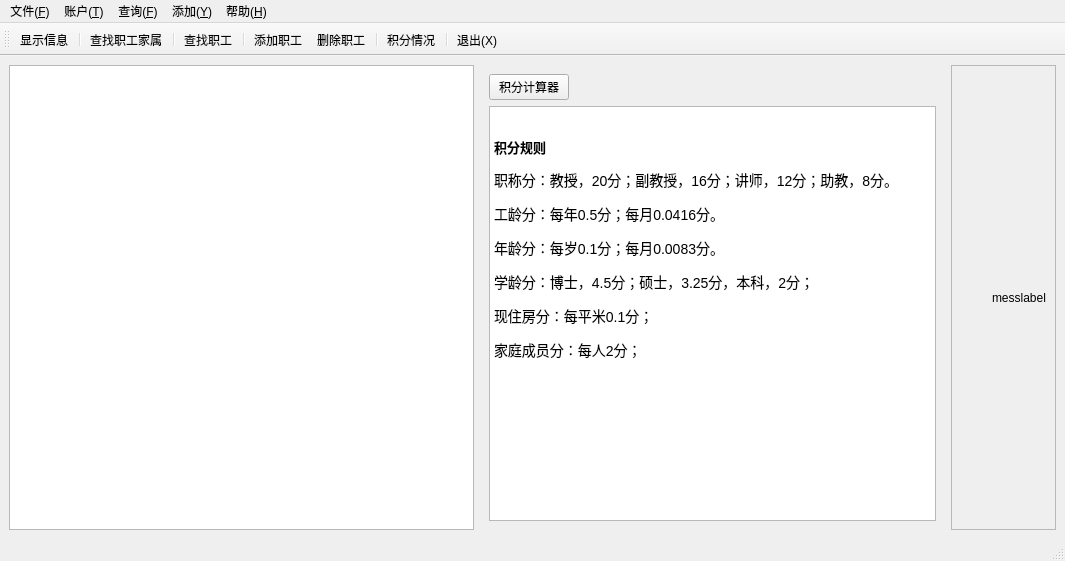
<?xml version="1.0" encoding="UTF-8"?>
<ui version="4.0">
 <class>MainWindow</class>
 <widget class="QMainWindow" name="MainWindow">
  <property name="geometry">
   <rect>
    <x>0</x>
    <y>0</y>
    <width>1065</width>
    <height>561</height>
   </rect>
  </property>
  <property name="windowTitle">
   <string>MainWindow</string>
  </property>
  <widget class="QWidget" name="centralwidget">
   <layout class="QHBoxLayout" name="cLayout">
    <item>
     <widget class="QTableView" name="ShowInfotableView"/>
    </item>
    <item>
     <widget class="QStackedWidget" name="messstacked">
      <property name="currentIndex">
       <number>0</number>
      </property>
      <widget class="QWidget" name="page_1">
       <layout class="QVBoxLayout" name="verticalLayout">
        <item>
         <layout class="QHBoxLayout" name="horizontalLayout_2">
          <item>
           <widget class="QPushButton" name="next_pushButton">
            <property name="text">
             <string>积分计算器</string>
            </property>
           </widget>
          </item>
          <item>
           <spacer name="horizontalSpacer">
            <property name="orientation">
             <enum>Qt::Horizontal</enum>
            </property>
            <property name="sizeHint" stdset="0">
             <size>
              <width>40</width>
              <height>20</height>
             </size>
            </property>
           </spacer>
          </item>
         </layout>
        </item>
        <item>
         <widget class="QTextEdit" name="textEdit">
          <property name="html">
           <string>&lt;!DOCTYPE HTML PUBLIC &quot;-//W3C//DTD HTML 4.0//EN&quot; &quot;http://www.w3.org/TR/REC-html40/strict.dtd&quot;&gt;
&lt;html&gt;&lt;head&gt;&lt;meta name=&quot;qrichtext&quot; content=&quot;1&quot; /&gt;&lt;style type=&quot;text/css&quot;&gt;
p, li { white-space: pre-wrap; }
&lt;/style&gt;&lt;/head&gt;&lt;body style=&quot; font-family:'SimSun'; font-size:9pt; font-weight:400; font-style:normal;&quot;&gt;
&lt;p style=&quot;-qt-paragraph-type:empty; margin-top:12px; margin-bottom:12px; margin-left:0px; margin-right:0px; -qt-block-indent:0; text-indent:0px;&quot;&gt;&lt;br /&gt;&lt;/p&gt;
&lt;p style=&quot; margin-top:12px; margin-bottom:12px; margin-left:0px; margin-right:0px; -qt-block-indent:0; text-indent:0px;&quot;&gt;&lt;span style=&quot; font-size:10pt; font-weight:600;&quot;&gt;积分规则&lt;/span&gt;&lt;/p&gt;
&lt;p style=&quot; margin-top:12px; margin-bottom:12px; margin-left:0px; margin-right:0px; -qt-block-indent:0; text-indent:0px;&quot;&gt;&lt;span style=&quot; font-family:'宋体'; font-size:10.5pt; color:#000000;&quot;&gt;职称分：教授，&lt;/span&gt;&lt;span style=&quot; font-family:'宋体','Times New Roman'; font-size:10.5pt; color:#000000;&quot;&gt;20&lt;/span&gt;&lt;span style=&quot; font-family:'宋体'; font-size:10.5pt; color:#000000;&quot;&gt;分；副教授，&lt;/span&gt;&lt;span style=&quot; font-family:'宋体','Times New Roman'; font-size:10.5pt; color:#000000;&quot;&gt;16&lt;/span&gt;&lt;span style=&quot; font-family:'宋体'; font-size:10.5pt; color:#000000;&quot;&gt;分；讲师，&lt;/span&gt;&lt;span style=&quot; font-family:'宋体','Times New Roman'; font-size:10.5pt; color:#000000;&quot;&gt;12&lt;/span&gt;&lt;span style=&quot; font-family:'宋体'; font-size:10.5pt; color:#000000;&quot;&gt;分；助教，&lt;/span&gt;&lt;span style=&quot; font-family:'宋体','Times New Roman'; font-size:10.5pt; color:#000000;&quot;&gt;8&lt;/span&gt;&lt;span style=&quot; font-family:'宋体'; font-size:10.5pt; color:#000000;&quot;&gt;分。&lt;/span&gt;&lt;/p&gt;
&lt;p style=&quot; margin-top:12px; margin-bottom:12px; margin-left:0px; margin-right:0px; -qt-block-indent:0; text-indent:0px;&quot;&gt;&lt;span style=&quot; font-family:'宋体'; font-size:10.5pt; color:#000000;&quot;&gt;工龄分：每年&lt;/span&gt;&lt;span style=&quot; font-family:'宋体','Times New Roman'; font-size:10.5pt; color:#000000;&quot;&gt;0.5&lt;/span&gt;&lt;span style=&quot; font-family:'宋体'; font-size:10.5pt; color:#000000;&quot;&gt;分；每月&lt;/span&gt;&lt;span style=&quot; font-family:'宋体','Times New Roman'; font-size:10.5pt; color:#000000;&quot;&gt;0.0416&lt;/span&gt;&lt;span style=&quot; font-family:'宋体'; font-size:10.5pt; color:#000000;&quot;&gt;分。&lt;/span&gt;&lt;/p&gt;
&lt;p style=&quot; margin-top:12px; margin-bottom:12px; margin-left:0px; margin-right:0px; -qt-block-indent:0; text-indent:0px;&quot;&gt;&lt;span style=&quot; font-family:'宋体'; font-size:10.5pt; color:#000000;&quot;&gt;年龄分：每岁&lt;/span&gt;&lt;span style=&quot; font-family:'宋体','Times New Roman'; font-size:10.5pt; color:#000000;&quot;&gt;0.1&lt;/span&gt;&lt;span style=&quot; font-family:'宋体'; font-size:10.5pt; color:#000000;&quot;&gt;分；每月&lt;/span&gt;&lt;span style=&quot; font-family:'宋体','Times New Roman'; font-size:10.5pt; color:#000000;&quot;&gt;0.0083&lt;/span&gt;&lt;span style=&quot; font-family:'宋体'; font-size:10.5pt; color:#000000;&quot;&gt;分。&lt;/span&gt;&lt;/p&gt;
&lt;p style=&quot; margin-top:12px; margin-bottom:12px; margin-left:0px; margin-right:0px; -qt-block-indent:0; text-indent:0px;&quot;&gt;&lt;span style=&quot; font-family:'宋体'; font-size:10.5pt; color:#000000;&quot;&gt;学龄分：博士，&lt;/span&gt;&lt;span style=&quot; font-family:'宋体','Times New Roman'; font-size:10.5pt; color:#000000;&quot;&gt;4.5&lt;/span&gt;&lt;span style=&quot; font-family:'宋体'; font-size:10.5pt; color:#000000;&quot;&gt;分；硕士，&lt;/span&gt;&lt;span style=&quot; font-family:'宋体','Times New Roman'; font-size:10.5pt; color:#000000;&quot;&gt;3.25&lt;/span&gt;&lt;span style=&quot; font-family:'宋体'; font-size:10.5pt; color:#000000;&quot;&gt;分，本科，&lt;/span&gt;&lt;span style=&quot; font-family:'宋体','Times New Roman'; font-size:10.5pt; color:#000000;&quot;&gt;2&lt;/span&gt;&lt;span style=&quot; font-family:'宋体'; font-size:10.5pt; color:#000000;&quot;&gt;分；&lt;/span&gt;&lt;/p&gt;
&lt;p style=&quot; margin-top:12px; margin-bottom:12px; margin-left:0px; margin-right:0px; -qt-block-indent:0; text-indent:0px;&quot;&gt;&lt;span style=&quot; font-family:'宋体'; font-size:10.5pt; color:#000000;&quot;&gt;现住房分：每平米&lt;/span&gt;&lt;span style=&quot; font-family:'宋体','Times New Roman'; font-size:10.5pt; color:#000000;&quot;&gt;0.1&lt;/span&gt;&lt;span style=&quot; font-family:'宋体'; font-size:10.5pt; color:#000000;&quot;&gt;分；&lt;/span&gt;&lt;/p&gt;
&lt;p style=&quot; margin-top:12px; margin-bottom:12px; margin-left:0px; margin-right:0px; -qt-block-indent:0; text-indent:0px;&quot;&gt;&lt;span style=&quot; font-family:'宋体'; font-size:10.5pt; color:#000000;&quot;&gt;家庭成员分：每人&lt;/span&gt;&lt;span style=&quot; font-family:'宋体','Times New Roman'; font-size:10.5pt; color:#000000;&quot;&gt;2&lt;/span&gt;&lt;span style=&quot; font-family:'宋体'; font-size:10.5pt; color:#000000;&quot;&gt;分；&lt;/span&gt;&lt;/p&gt;
&lt;p style=&quot;-qt-paragraph-type:empty; margin-top:12px; margin-bottom:12px; margin-left:0px; margin-right:0px; -qt-block-indent:0; text-indent:0px; font-family:'宋体'; font-size:10.5pt; color:#000000;&quot;&gt;&lt;br /&gt;&lt;/p&gt;&lt;/body&gt;&lt;/html&gt;</string>
          </property>
         </widget>
        </item>
       </layout>
      </widget>
      <widget class="QWidget" name="page_2">
       <widget class="QWidget" name="horizontalLayoutWidget_2">
        <property name="geometry">
         <rect>
          <x>60</x>
          <y>90</y>
          <width>232</width>
          <height>41</height>
         </rect>
        </property>
        <layout class="QHBoxLayout" name="horizontalLayout_3">
         <item>
          <spacer name="horizontalSpacer_3">
           <property name="orientation">
            <enum>Qt::Horizontal</enum>
           </property>
           <property name="sizeHint" stdset="0">
            <size>
             <width>40</width>
             <height>20</height>
            </size>
           </property>
          </spacer>
         </item>
         <item>
          <widget class="QLabel" name="label_3">
           <property name="text">
            <string>入职时间</string>
           </property>
          </widget>
         </item>
         <item>
          <widget class="QDateEdit" name="hireDate_dateEdit"/>
         </item>
         <item>
          <spacer name="horizontalSpacer_4">
           <property name="orientation">
            <enum>Qt::Horizontal</enum>
           </property>
           <property name="sizeHint" stdset="0">
            <size>
             <width>40</width>
             <height>20</height>
            </size>
           </property>
          </spacer>
         </item>
        </layout>
       </widget>
       <widget class="QWidget" name="horizontalLayoutWidget_3">
        <property name="geometry">
         <rect>
          <x>60</x>
          <y>170</y>
          <width>184</width>
          <height>31</height>
         </rect>
        </property>
        <layout class="QHBoxLayout" name="horizontalLayout_4">
         <item>
          <spacer name="horizontalSpacer_5">
           <property name="orientation">
            <enum>Qt::Horizontal</enum>
           </property>
           <property name="sizeHint" stdset="0">
            <size>
             <width>40</width>
             <height>20</height>
            </size>
           </property>
          </spacer>
         </item>
         <item>
          <widget class="QLabel" name="label_4">
           <property name="text">
            <string>年 龄</string>
           </property>
           <property name="alignment">
            <set>Qt::AlignRight|Qt::AlignTrailing|Qt::AlignVCenter</set>
           </property>
          </widget>
         </item>
         <item>
          <widget class="QSpinBox" name="age_spinBox"/>
         </item>
         <item>
          <widget class="QLabel" name="label_2">
           <property name="text">
            <string>岁</string>
           </property>
          </widget>
         </item>
         <item>
          <spacer name="horizontalSpacer_6">
           <property name="orientation">
            <enum>Qt::Horizontal</enum>
           </property>
           <property name="sizeHint" stdset="0">
            <size>
             <width>40</width>
             <height>20</height>
            </size>
           </property>
          </spacer>
         </item>
        </layout>
       </widget>
       <widget class="QWidget" name="horizontalLayoutWidget_4">
        <property name="geometry">
         <rect>
          <x>230</x>
          <y>240</y>
          <width>180</width>
          <height>31</height>
         </rect>
        </property>
        <layout class="QHBoxLayout" name="horizontalLayout_5">
         <item>
          <spacer name="horizontalSpacer_11">
           <property name="orientation">
            <enum>Qt::Horizontal</enum>
           </property>
           <property name="sizeHint" stdset="0">
            <size>
             <width>40</width>
             <height>20</height>
            </size>
           </property>
          </spacer>
         </item>
         <item>
          <widget class="QLabel" name="label_5">
           <property name="text">
            <string>学 位</string>
           </property>
          </widget>
         </item>
         <item>
          <widget class="QComboBox" name="degree_comboBox">
           <property name="currentText">
            <string>高中</string>
           </property>
           <item>
            <property name="text">
             <string>高中</string>
            </property>
           </item>
           <item>
            <property name="text">
             <string>本科</string>
            </property>
           </item>
           <item>
            <property name="text">
             <string>硕士</string>
            </property>
           </item>
           <item>
            <property name="text">
             <string>博士</string>
            </property>
           </item>
          </widget>
         </item>
         <item>
          <spacer name="horizontalSpacer_12">
           <property name="orientation">
            <enum>Qt::Horizontal</enum>
           </property>
           <property name="sizeHint" stdset="0">
            <size>
             <width>40</width>
             <height>20</height>
            </size>
           </property>
          </spacer>
         </item>
        </layout>
       </widget>
       <widget class="QWidget" name="horizontalLayoutWidget_5">
        <property name="geometry">
         <rect>
          <x>60</x>
          <y>240</y>
          <width>192</width>
          <height>31</height>
         </rect>
        </property>
        <layout class="QHBoxLayout" name="horizontalLayout_6">
         <item>
          <spacer name="horizontalSpacer_7">
           <property name="orientation">
            <enum>Qt::Horizontal</enum>
           </property>
           <property name="sizeHint" stdset="0">
            <size>
             <width>40</width>
             <height>20</height>
            </size>
           </property>
          </spacer>
         </item>
         <item>
          <widget class="QLabel" name="label_6">
           <property name="text">
            <string>职 称</string>
           </property>
          </widget>
         </item>
         <item>
          <widget class="QComboBox" name="position_comboBox">
           <item>
            <property name="text">
             <string>教授</string>
            </property>
           </item>
           <item>
            <property name="text">
             <string>副教授</string>
            </property>
           </item>
           <item>
            <property name="text">
             <string>讲师</string>
            </property>
           </item>
           <item>
            <property name="text">
             <string>助教</string>
            </property>
           </item>
          </widget>
         </item>
         <item>
          <spacer name="horizontalSpacer_8">
           <property name="orientation">
            <enum>Qt::Horizontal</enum>
           </property>
           <property name="sizeHint" stdset="0">
            <size>
             <width>40</width>
             <height>20</height>
            </size>
           </property>
          </spacer>
         </item>
        </layout>
       </widget>
       <widget class="QWidget" name="horizontalLayoutWidget_6">
        <property name="geometry">
         <rect>
          <x>60</x>
          <y>310</y>
          <width>244</width>
          <height>22</height>
         </rect>
        </property>
        <layout class="QHBoxLayout" name="horizontalLayout_7">
         <item>
          <spacer name="horizontalSpacer_9">
           <property name="orientation">
            <enum>Qt::Horizontal</enum>
           </property>
           <property name="sizeHint" stdset="0">
            <size>
             <width>40</width>
             <height>20</height>
            </size>
           </property>
          </spacer>
         </item>
         <item>
          <widget class="QLabel" name="label_7">
           <property name="text">
            <string>住房面积</string>
           </property>
          </widget>
         </item>
         <item>
          <widget class="QDoubleSpinBox" name="area_doubleSpinBox"/>
         </item>
         <item>
          <widget class="QLabel" name="label_8">
           <property name="text">
            <string>平方米</string>
           </property>
          </widget>
         </item>
         <item>
          <spacer name="horizontalSpacer_10">
           <property name="orientation">
            <enum>Qt::Horizontal</enum>
           </property>
           <property name="sizeHint" stdset="0">
            <size>
             <width>40</width>
             <height>20</height>
            </size>
           </property>
          </spacer>
         </item>
        </layout>
       </widget>
       <widget class="QWidget" name="horizontalLayoutWidget_7">
        <property name="geometry">
         <rect>
          <x>9</x>
          <y>20</y>
          <width>123</width>
          <height>25</height>
         </rect>
        </property>
        <layout class="QGridLayout" name="gridLayout_2">
         <item row="0" column="0">
          <widget class="QPushButton" name="last_pushButton">
           <property name="text">
            <string>积分细则</string>
           </property>
          </widget>
         </item>
         <item row="0" column="1">
          <spacer name="horizontalSpacer_2">
           <property name="orientation">
            <enum>Qt::Horizontal</enum>
           </property>
           <property name="sizeHint" stdset="0">
            <size>
             <width>40</width>
             <height>20</height>
            </size>
           </property>
          </spacer>
         </item>
        </layout>
       </widget>
       <widget class="QWidget" name="horizontalLayoutWidget_8">
        <property name="geometry">
         <rect>
          <x>230</x>
          <y>170</y>
          <width>172</width>
          <height>31</height>
         </rect>
        </property>
        <layout class="QHBoxLayout" name="horizontalLayout_9">
         <item>
          <spacer name="horizontalSpacer_13">
           <property name="orientation">
            <enum>Qt::Horizontal</enum>
           </property>
           <property name="sizeHint" stdset="0">
            <size>
             <width>40</width>
             <height>20</height>
            </size>
           </property>
          </spacer>
         </item>
         <item>
          <widget class="QLabel" name="label">
           <property name="text">
            <string>成员数</string>
           </property>
          </widget>
         </item>
         <item>
          <widget class="QSpinBox" name="spinBox"/>
         </item>
         <item>
          <spacer name="horizontalSpacer_14">
           <property name="orientation">
            <enum>Qt::Horizontal</enum>
           </property>
           <property name="sizeHint" stdset="0">
            <size>
             <width>40</width>
             <height>20</height>
            </size>
           </property>
          </spacer>
         </item>
        </layout>
       </widget>
       <widget class="QWidget" name="horizontalLayoutWidget_9">
        <property name="geometry">
         <rect>
          <x>120</x>
          <y>350</y>
          <width>169</width>
          <height>25</height>
         </rect>
        </property>
        <layout class="QHBoxLayout" name="horizontalLayout_10">
         <item>
          <spacer name="horizontalSpacer_15">
           <property name="orientation">
            <enum>Qt::Horizontal</enum>
           </property>
           <property name="sizeHint" stdset="0">
            <size>
             <width>40</width>
             <height>20</height>
            </size>
           </property>
          </spacer>
         </item>
         <item>
          <widget class="QPushButton" name="caculatepushButton">
           <property name="text">
            <string>开始计算</string>
           </property>
          </widget>
         </item>
         <item>
          <spacer name="horizontalSpacer_16">
           <property name="orientation">
            <enum>Qt::Horizontal</enum>
           </property>
           <property name="sizeHint" stdset="0">
            <size>
             <width>40</width>
             <height>20</height>
            </size>
           </property>
          </spacer>
         </item>
        </layout>
       </widget>
       <widget class="QLabel" name="score_label">
        <property name="geometry">
         <rect>
          <x>80</x>
          <y>390</y>
          <width>391</width>
          <height>51</height>
         </rect>
        </property>
        <property name="text">
         <string/>
        </property>
       </widget>
      </widget>
     </widget>
    </item>
    <item>
     <widget class="QFrame" name="messframe">
      <property name="frameShape">
       <enum>QFrame::StyledPanel</enum>
      </property>
      <property name="frameShadow">
       <enum>QFrame::Raised</enum>
      </property>
      <layout class="QHBoxLayout" name="horizontalLayout">
       <property name="leftMargin">
        <number>40</number>
       </property>
       <item>
        <widget class="QLabel" name="messLabel">
         <property name="text">
          <string>messlabel</string>
         </property>
        </widget>
       </item>
      </layout>
     </widget>
    </item>
   </layout>
  </widget>
  <widget class="QMenuBar" name="menubar">
   <property name="geometry">
    <rect>
     <x>0</x>
     <y>0</y>
     <width>1065</width>
     <height>23</height>
    </rect>
   </property>
   <widget class="QMenu" name="menu">
    <property name="title">
     <string>文件(&amp;F)</string>
    </property>
    <addaction name="actionFileOpen"/>
    <addaction name="separator"/>
    <addaction name="actionFileSave"/>
    <addaction name="separator"/>
    <addaction name="actionExit"/>
   </widget>
   <widget class="QMenu" name="menu_2">
    <property name="title">
     <string>账户(&amp;T)</string>
    </property>
    <addaction name="actionAccontIn"/>
    <addaction name="actionAcoontOut"/>
   </widget>
   <widget class="QMenu" name="menu_F">
    <property name="title">
     <string>查询(&amp;F)</string>
    </property>
    <addaction name="actionFindEmployee"/>
    <addaction name="actionScore"/>
    <addaction name="action"/>
    <addaction name="separator"/>
   </widget>
   <widget class="QMenu" name="menu_H">
    <property name="title">
     <string>帮助(&amp;H)</string>
    </property>
    <addaction name="actionabout"/>
   </widget>
   <widget class="QMenu" name="menu_Y">
    <property name="title">
     <string>添加(&amp;Y)</string>
    </property>
    <addaction name="actionAddEmployee"/>
   </widget>
   <addaction name="menu"/>
   <addaction name="menu_2"/>
   <addaction name="menu_F"/>
   <addaction name="menu_Y"/>
   <addaction name="menu_H"/>
  </widget>
  <widget class="QStatusBar" name="statusbar"/>
  <widget class="QToolBar" name="toolBar">
   <property name="windowTitle">
    <string>toolBar</string>
   </property>
   <attribute name="toolBarArea">
    <enum>TopToolBarArea</enum>
   </attribute>
   <attribute name="toolBarBreak">
    <bool>false</bool>
   </attribute>
   <addaction name="actionShowMessage"/>
   <addaction name="separator"/>
   <addaction name="action"/>
   <addaction name="separator"/>
   <addaction name="actionFindEmployee"/>
   <addaction name="separator"/>
   <addaction name="actionAddEmployee"/>
   <addaction name="action_2"/>
   <addaction name="separator"/>
   <addaction name="actionScore"/>
   <addaction name="separator"/>
   <addaction name="actionExit"/>
  </widget>
  <action name="actionFileOpen">
   <property name="text">
    <string>打开文件(&amp;O)</string>
   </property>
  </action>
  <action name="actionFileSave">
   <property name="text">
    <string>保存文件(&amp;S)</string>
   </property>
  </action>
  <action name="actionExit">
   <property name="text">
    <string>退出(&amp;X)</string>
   </property>
  </action>
  <action name="actionAccontIn">
   <property name="text">
    <string>登入账户</string>
   </property>
  </action>
  <action name="actionAcoontOut">
   <property name="text">
    <string>退出账户</string>
   </property>
  </action>
  <action name="actionFindEmployee">
   <property name="text">
    <string>查找职工</string>
   </property>
  </action>
  <action name="actionabout">
   <property name="text">
    <string>关于</string>
   </property>
  </action>
  <action name="actionShowMessage">
   <property name="text">
    <string>显示信息</string>
   </property>
   <property name="toolTip">
    <string>显示信息</string>
   </property>
  </action>
  <action name="actionScore">
   <property name="text">
    <string>积分情况</string>
   </property>
  </action>
  <action name="actionAddEmployee">
   <property name="text">
    <string>添加职工</string>
   </property>
  </action>
  <action name="action">
   <property name="text">
    <string>查找职工家属</string>
   </property>
  </action>
  <action name="action_2">
   <property name="text">
    <string>删除职工</string>
   </property>
  </action>
 </widget>
 <resources/>
 <connections/>
</ui>
